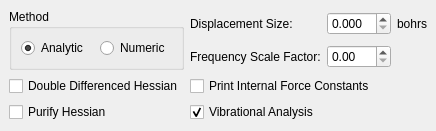
         <widget class="QWidget" name="hessianWidget" >
          <layout class="QGridLayout" >
           <property name="margin" >
            <number>9</number>
           </property>
           <property name="spacing" >
            <number>6</number>
           </property>
           <item row="3" column="1" colspan="2" >
            <widget class="QCheckBox" name="hessianVibrationalCheck" >
             <property name="text" >
              <string>Vibrational Analysis</string>
             </property>
             <property name="checked" >
              <bool>true</bool>
             </property>
            </widget>
           </item>
           <item rowspan="2" row="0" column="0" >
            <widget class="QGroupBox" name="hessianMethodBox" >
             <property name="title" >
              <string>Method</string>
             </property>
             <layout class="QHBoxLayout" >
              <property name="margin" >
               <number>9</number>
              </property>
              <property name="spacing" >
               <number>6</number>
              </property>
              <item>
               <widget class="QRadioButton" name="hessianAnalyticRadio" >
                <property name="text" >
                 <string>Analytic</string>
                </property>
                <property name="checked" >
                 <bool>true</bool>
                </property>
               </widget>
              </item>
              <item>
               <widget class="QRadioButton" name="hessianNumericRadio" >
                <property name="text" >
                 <string>Numeric</string>
                </property>
               </widget>
              </item>
             </layout>
            </widget>
           </item>
           <item row="2" column="0" >
            <widget class="QCheckBox" name="hessianDoubleCheck" >
             <property name="text" >
              <string>Double Differenced Hessian</string>
             </property>
            </widget>
           </item>
           <item row="2" column="1" colspan="2" >
            <widget class="QCheckBox" name="hessianPrintCheck" >
             <property name="text" >
              <string>Print Internal Force Constants</string>
             </property>
            </widget>
           </item>
           <item row="0" column="1" >
            <widget class="QLabel" name="label_33" >
             <property name="text" >
              <string>Displacement Size:</string>
             </property>
            </widget>
           </item>
           <item row="3" column="0" >
            <widget class="QCheckBox" name="hessianPurifyCheck" >
             <property name="text" >
              <string>Purify Hessian</string>
             </property>
            </widget>
           </item>
           <item row="1" column="1" >
            <widget class="QLabel" name="label_31" >
             <property name="text" >
              <string>Frequency Scale Factor:</string>
             </property>
            </widget>
           </item>
           <item row="0" column="3" >
            <widget class="QLabel" name="label_32" >
             <property name="text" >
              <string>bohrs</string>
             </property>
            </widget>
           </item>
           <item row="0" column="2" >
            <widget class="QDoubleSpinBox" name="hessianDisplacementDouble" >
             <property name="decimals" >
              <number>3</number>
             </property>
            </widget>
           </item>
           <item row="1" column="2" >
            <widget class="QDoubleSpinBox" name="hessianScaleDouble" />
           </item>
           <item row="4" column="0" >
            <spacer>
             <property name="orientation" >
              <enum>Qt::Vertical</enum>
             </property>
             <property name="sizeHint" >
              <size>
               <width>20</width>
               <height>0</height>
              </size>
             </property>
            </spacer>
           </item>
          </layout>
         </widget>
